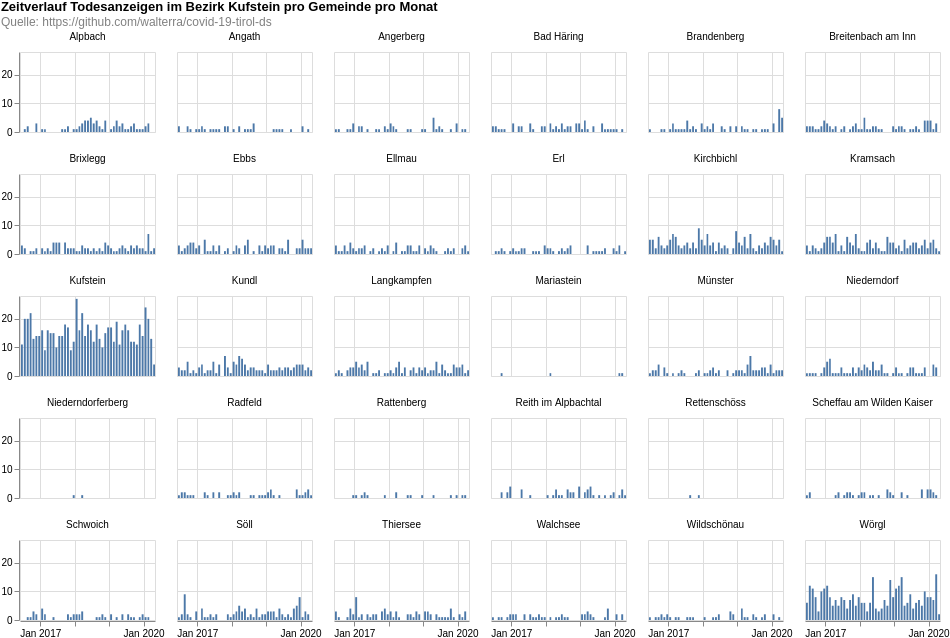

Specify this chart in Vega-Lite:
### Vega-Lite specification from a JSON file in a GitHub repository (floating-point values rounded to 4 significant figures; data arrays with more than 128 entries replaced by an {"elided": "..."} marker saying what was removed)
{"$schema": "https://vega.github.io/schema/vega-lite/v4.8.1.json", "columns": 6, "config": {"view": {"continuousHeight": 300, "continuousWidth": 400}}, "data": {"name": "data-a88436a831859a21e23f39daf1c109e0"}, "datasets": {"data-a88436a831859a21e23f39daf1c109e0": {"elided": "2651 records"}}, "facet": {"field": "municipaly", "title": null, "type": "nominal"}, "padding": 0, "spec": {"layer": [{"encoding": {"tooltip": [{"field": "date", "timeUnit": "yearmonth", "type": "temporal"}, {"aggregate": "sum", "field": "count", "type": "quantitative"}], "x": {"field": "date", "timeUnit": "yearmonth", "title": null, "type": "temporal"}, "y": {"aggregate": "sum", "field": "count", "title": null, "type": "quantitative"}}, "height": 80, "mark": "bar", "width": 135}]}, "title": {"color": "black", "subtitle": ["Quelle: https://github.com/walterra/covid-19-tirol-ds"], "subtitleColor": "gray", "text": ["Zeitverlauf Todesanzeigen im Bezirk Kufstein pro Gemeinde pro Monat"]}}
